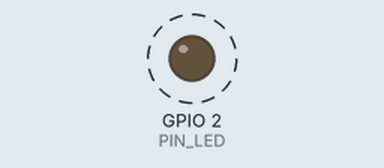
Recording of a sketch running on a simulated ESP32. Shown: output pins drawn as LEDs (lit = HIGH). Dashed ring = blinking.

Above: at 0.2 s.
Timing chart, 0 to 3.0 s (numbered marks = the images above):
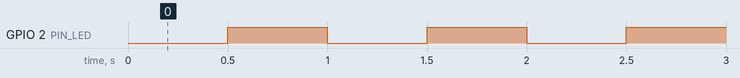

Measured:
- by itself, GPIO 2 (PIN_LED): alternates HIGH for 0.50 s and LOW for 0.50 s

The sketch:

blinkNoDelay.ino.ino
```cpp
/*
* blinkNoDelay.ino
*
* Este programa hace que el led de status del microcontrolador
* ESP32 DEVKIT DOIT de 30 pines o un LED conectado al pin 2,
* parpadee. Los periodos de estar encendido y apagado del led
* son iguales
*
* No usa la funcion delay(). Esto permite que otro codigo ejecute
* al mismo tiempo que se encuentra en el periodo de espera.
*/
// Pin a la que esta conectado el LED, GPIO2
const unsigned int PIN_LED = 2;
// Periodo en ms que dura encendido o apagado el LED
const long PERIODO = 500;
// Inicialmente el LED está apagado
int estadoLed = LOW;
// Almacena la hora en la que se prendio/apago el LED
unsigned long lapsoAnterior = 0;
void setup() {
// Establece el pin PIN_LED (GPIO2) como de salida.
pinMode(PIN_LED, OUTPUT);
}
void loop() {
// Obtiene la hora actual
unsigned long lapsoActual = millis();
// Verifica si es tiempo de prender/apagar el LED
if (lapsoActual - lapsoAnterior >= PERIODO) {
// Almacena la hora en la que se prendio/apago el LED
lapsoAnterior = lapsoActual;
// Prender/apagar el LED
if (estadoLed == LOW) {
estadoLed = HIGH;
} else {
estadoLed = LOW;
}
digitalWrite(PIN_LED, estadoLed);
}
}
```
